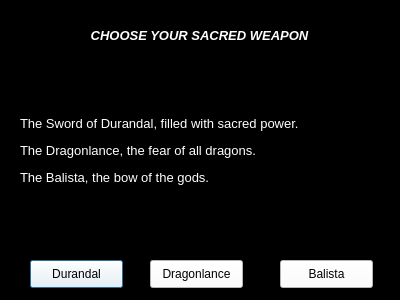
<?xml version="1.0" encoding="UTF-8"?>
<ui version="4.0">
 <class>choice_window</class>
 <widget class="QDialog" name="choice_window">
  <property name="geometry">
   <rect>
    <x>0</x>
    <y>0</y>
    <width>400</width>
    <height>300</height>
   </rect>
  </property>
  <property name="windowTitle">
   <string>Dialog</string>
  </property>
  <property name="styleSheet">
   <string notr="true">background-color: rgb(0, 0, 0);</string>
  </property>
  <widget class="QPushButton" name="caballier_Button">
   <property name="geometry">
    <rect>
     <x>30</x>
     <y>260</y>
     <width>93</width>
     <height>28</height>
    </rect>
   </property>
   <property name="styleSheet">
    <string notr="true">background-color: rgb(255, 255, 255);</string>
   </property>
   <property name="text">
    <string>Durandal</string>
   </property>
  </widget>
  <widget class="QPushButton" name="lancer_Button">
   <property name="geometry">
    <rect>
     <x>150</x>
     <y>260</y>
     <width>93</width>
     <height>28</height>
    </rect>
   </property>
   <property name="styleSheet">
    <string notr="true">background-color: rgb(255, 255, 255);</string>
   </property>
   <property name="text">
    <string>Dragonlance</string>
   </property>
  </widget>
  <widget class="QPushButton" name="archer_Button">
   <property name="geometry">
    <rect>
     <x>280</x>
     <y>260</y>
     <width>93</width>
     <height>28</height>
    </rect>
   </property>
   <property name="styleSheet">
    <string notr="true">background-color: rgb(255, 255, 255);</string>
   </property>
   <property name="text">
    <string>Balista</string>
   </property>
  </widget>
  <widget class="QLabel" name="label">
   <property name="geometry">
    <rect>
     <x>20</x>
     <y>80</y>
     <width>361</width>
     <height>141</height>
    </rect>
   </property>
   <property name="text">
    <string>&lt;html&gt;&lt;head/&gt;&lt;body&gt;&lt;p&gt;&lt;span style=&quot; font-size:10pt; color:#ffffff;&quot;&gt;The Sword of Durandal, filled with sacred power.&lt;/span&gt;&lt;/p&gt;&lt;p&gt;&lt;span style=&quot; font-size:10pt; color:#ffffff;&quot;&gt;The Dragonlance, the fear of all dragons.&lt;/span&gt;&lt;/p&gt;&lt;p&gt;&lt;span style=&quot; font-size:10pt; color:#ffffff;&quot;&gt;The Balista, the bow of the gods.&lt;/span&gt;&lt;/p&gt;&lt;/body&gt;&lt;/html&gt;</string>
   </property>
  </widget>
  <widget class="QLabel" name="label_2">
   <property name="geometry">
    <rect>
     <x>54</x>
     <y>20</y>
     <width>291</width>
     <height>31</height>
    </rect>
   </property>
   <property name="styleSheet">
    <string notr="true">font: 12pt &quot;MS Shell Dlg 2&quot;; font-color:rgb(255, 255, 255) </string>
   </property>
   <property name="text">
    <string>&lt;html&gt;&lt;head/&gt;&lt;body&gt;&lt;p align=&quot;center&quot;&gt;&lt;span style=&quot; font-size:10pt; font-weight:600; font-style:italic; color:#ffffff;&quot;&gt;CHOOSE YOUR SACRED WEAPON&lt;/span&gt;&lt;/p&gt;&lt;/body&gt;&lt;/html&gt;</string>
   </property>
  </widget>
 </widget>
 <resources/>
 <connections/>
</ui>
